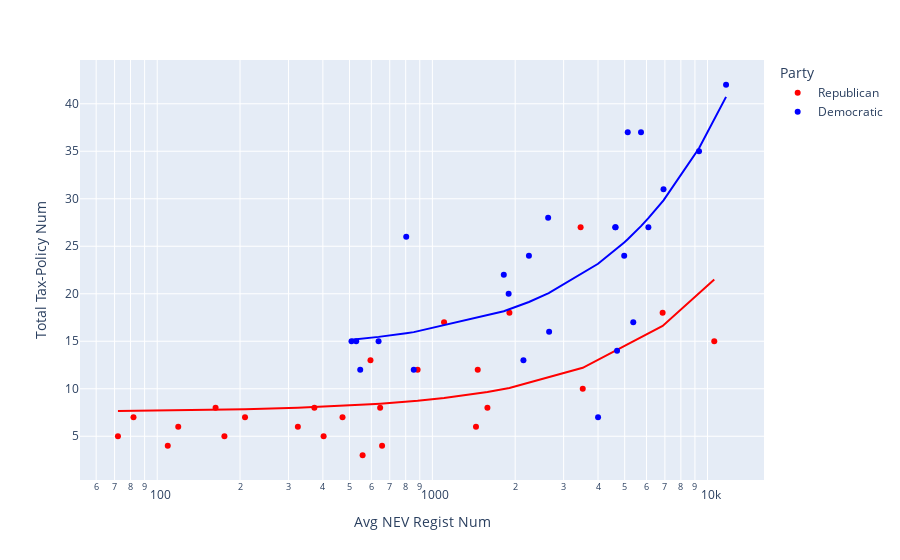

Source (notebook cell):
### Markdown cell above
## Classified by Political Parties

### Code cell
fig = px.scatter(new, x="Avg NEV Regist Num", y="Total Tax-Policy Num",\
                 color="Party",color_discrete_sequence=["red", "blue"], \
                 trendline="ols",log_x=True, hover_name="State")
fig.show()

### Figure 1 — Plotly figure (JSON) as saved in the notebook; plotly's stock layout.template omitted (floating-point values rounded to 4 significant figures)
{"data": [{"hovertemplate": "<b>%{hovertext}</b><br><br>Party=Republican<br>Avg NEV Regist Num=%{x}<br>Total Tax-Policy Num=%{y}<extra></extra>", "hovertext": ["Alabama", "Alaska", "Arkansas", "Florida", "Idaho", "Indiana", "Iowa", "Kansas", "Kentucky", "Louisiana", "Mississippi", "Missouri", "Montana", "Nebraska", "North Carolina", "North Dakota", "Ohio", "Oklahoma", "South Carolina", "South Dakota", "Tennessee", "Texas", "Utah", "West Virginia", "Wyoming"], "legendgroup": "Republican", "marker": {"color": "red", "symbol": "circle"}, "mode": "markers", "name": "Republican", "orientation": "v", "showlegend": true, "type": "scatter", "x": [646, 119.2, 324.5, 10580.0, 372.5, 1462.0, 595.8, 656.5, 557.8, 471.5, 175.5, 1585.0, 208.5, 402.5, 3458.0, 72, 3520, 1103.0, 884, 109.2, 1440.0, 6868.0, 1906.0, 163, 82], "xaxis": "x", "y": [8, 6, 6, 15, 8, 12, 13, 4, 3, 7, 5, 8, 7, 5, 27, 5, 10, 17, 12, 4, 6, 18, 18, 8, 7], "yaxis": "y"}, {"hovertemplate": "<b>OLS trendline</b><br>Total Tax-Policy Num = 0.00131544 * Avg NEV Regist Num + 7.57296<br>R<sup>2</sup>=0.308958<br><br>Party=Republican<br>Avg NEV Regist Num=%{x}<br>Total Tax-Policy Num=%{y} <b>(trend)</b><extra></extra>", "legendgroup": "Republican", "marker": {"color": "red", "symbol": "circle"}, "mode": "lines", "name": "Republican", "showlegend": false, "type": "scatter", "x": [72, 82, 109.2, 119.2, 163, 175.5, 208.5, 324.5, 372.5, 402.5, 471.5, 557.8, 595.8, 646, 656.5, 884, 1103.0, 1440.0, 1462.0, 1585.0, 1906.0, 3458.0, 3520, 6868.0, 10580.0], "xaxis": "x", "y": [7.668, 7.681, 7.717, 7.73, 7.787, 7.804, 7.847, 8.0, 8.063, 8.102, 8.193, 8.307, 8.357, 8.423, 8.437, 8.736, 9.024, 9.468, 9.496, 9.658, 10.08, 12.12, 12.2, 16.61, 21.49], "yaxis": "y"}, {"hovertemplate": "<b>%{hovertext}</b><br><br>Party=Democratic<br>Avg NEV Regist Num=%{x}<br>Total Tax-Policy Num=%{y}<extra></extra>", "hovertext": ["Arizona", "Colorado", "Connecticut", "Delaware", "Georgia", "Hawaii", "Illinois", "Maine", "Maryland", "Massachusetts", "Michigan", "Minnesota", "Nevada", "New Hampshire", "New Jersey", "New Mexico", "New York", "Oregon", "Pennsylvania", "Rhode Island", "Vermont", "Virginia", "Washington", "Wisconsin"], "legendgroup": "Democratic", "marker": {"color": "blue", "symbol": "circle"}, "mode": "markers", "name": "Democratic", "orientation": "v", "showlegend": true, "type": "scatter", "x": [4980.0, 5731.0, 2635, 546.8, 4001, 2143.0, 5372.0, 637.5, 4634.0, 6096.0, 2656.0, 2244.0, 1893.0, 855.8, 6919, 528.8, 11677, 5128.0, 4690.0, 508.2, 803.5, 4619, 9313.0, 1818], "xaxis": "x", "y": [24, 37, 28, 12, 7, 13, 17, 15, 27, 27, 16, 24, 20, 12, 31, 15, 42, 37, 14, 15, 26, 27, 35, 22], "yaxis": "y"}, {"hovertemplate": "<b>OLS trendline</b><br>Total Tax-Policy Num = 0.00228864 * Avg NEV Regist Num + 14.0016<br>R<sup>2</sup>=0.506514<br><br>Party=Democratic<br>Avg NEV Regist Num=%{x}<br>Total Tax-Policy Num=%{y} <b>(trend)</b><extra></extra>", "legendgroup": "Democratic", "marker": {"color": "blue", "symbol": "circle"}, "mode": "lines", "name": "Democratic", "showlegend": false, "type": "scatter", "x": [508.2, 528.8, 546.8, 637.5, 803.5, 855.8, 1818, 1893.0, 2143.0, 2244.0, 2635, 2656.0, 4001, 4619, 4634.0, 4690.0, 4980.0, 5128.0, 5372.0, 5731.0, 6096.0, 6919, 9313.0, 11677], "xaxis": "x", "y": [15.16, 15.21, 15.25, 15.46, 15.84, 15.96, 18.16, 18.33, 18.91, 19.14, 20.03, 20.08, 23.16, 24.57, 24.61, 24.74, 25.4, 25.74, 26.3, 27.12, 27.95, 29.84, 35.32, 40.73], "yaxis": "y"}], "layout": {"autosize": true, "legend": {"title": {"text": "Party"}, "tracegroupgap": 0}, "margin": {"t": 60}, "xaxis": {"anchor": "y", "autorange": true, "domain": [0, 1], "range": [1.72, 4.205], "title": {"text": "Avg NEV Regist Num"}, "type": "log"}, "yaxis": {"anchor": "x", "autorange": true, "domain": [0, 1], "range": [-0.01969, 45.02], "title": {"text": "Total Tax-Policy Num"}, "type": "linear"}}}
